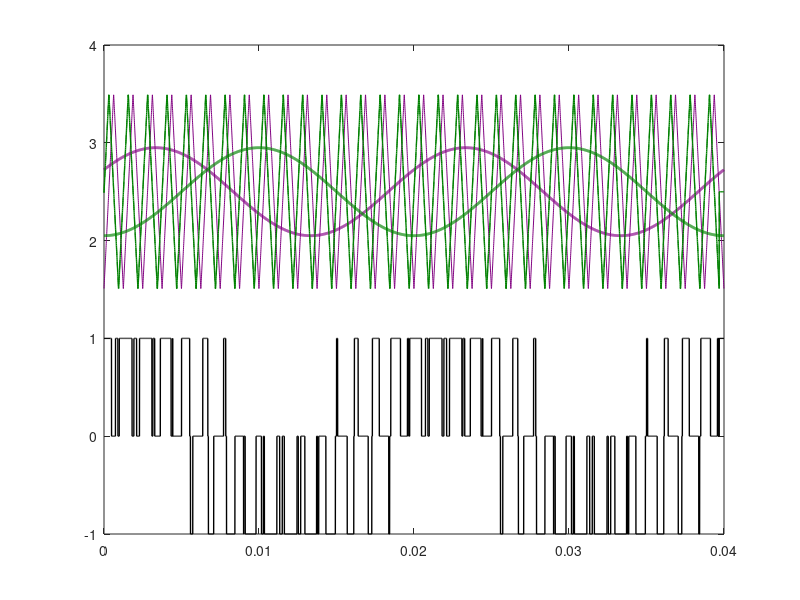

MATLAB code for this plot: (Note: this script raises an error after producing the figure.)
clear ;
clc;
tic;
%% Time array
ma = 0.90;
fout = 50; % Hz
fsw = 800; % Hz
Tstep = (1/fsw)/200; % s
Ts = Tstep; % s
Tfinal =2/fout ; % s
time_array = 0:Tstep:Tfinal-Tstep;
NumberofSteps = numel(time_array);
%Generate switching signals
The_c=0;
The_f=-pi/3;
phaseA=The_f+0;
phaseB=The_f-2*pi/3;
phaseC=The_f+2*pi/3;
VrefA = ma*cos(2*pi*fout*time_array+phaseA);
VrefB = ma*cos(2*pi*fout*time_array+phaseB);
VrefC = ma*cos(2*pi*fout*time_array+phaseC);
Vtriang = zeros(1, NumberofSteps);
for k = 1:Tfinal*fsw
   Triang_temp = triang(1/(Ts*fsw));
   Vtriang((length(Triang_temp)*(k-1)+1:k/(Tstep*fsw))) = (Triang_temp*2)-1;
end
%%
carrierPhA=0;
carrierPhB=90;
carrierPhC=0;
carA= round(carrierPhA/(fsw*Ts)/360);
if carA==0
    carA=1;
end
carB= round(carrierPhB/(fsw*Ts)/360);
if carB==0
    carB=1;
end
carC= round(carrierPhC/(fsw*Ts)/360);
if carC==0
    carC=1;
end

%%
VcarrierA = [ Vtriang(carA:end), zeros(1,carA-1)];
VcarrierB = [ Vtriang(carB:end), zeros(1,carB-1)];
VcarrierC = [ Vtriang(carC:end), zeros(1,carC-1)];

%%
SA = double(VrefA > VcarrierA);
SB = double(VrefB > VcarrierB);
SC = double(VrefC > VcarrierC);

VphaA = ma*cos(2*pi*fout*time_array+phaseA)/2;
VphaB = ma*cos(2*pi*fout*time_array+phaseB)/2;
VphaC = ma*cos(2*pi*fout*time_array+phaseC)/2;

%%
carrierPhA=carrierPhA*pi/180;
carrierPhB=carrierPhB*pi/180;
carrierPhC=carrierPhC*pi/180;
m=1; % carrier
n=2; % fundamental
mag_fsw=2*m*besselj(0,ma*pi/2)/pi;
Vfsw_A=(2*m*besselj(0,ma*pi/2)/pi)*cos(2*pi*fsw*time_array+carrierPhA);
Vfsw_B=(2*m*besselj(0,ma*pi/2)/pi)*cos(2*pi*fsw*time_array+carrierPhB);
Vfsw_C=(2*m*besselj(0,ma*pi/2)/pi)*cos(2*pi*fsw*time_array+carrierPhC);
%
VfswSL_A=2.*besselj(n,m*ma*pi/2)/(m*pi)*cos(2*pi*(fsw-2*fout)*time_array+carrierPhA-2*phaseA);
VfswSL_B=2.*besselj(n,m*ma*pi/2)/(m*pi)*cos(2*pi*(fsw-2*fout)*time_array+carrierPhB-2*phaseB);
VfswSL_C=2.*besselj(n,m*ma*pi/2)/(m*pi)*cos(2*pi*(fsw-2*fout)*time_array+carrierPhB-2*phaseC);
%
VfswSH_A=2.*besselj(n,m*ma*pi/2)/(m*pi)*cos(2*pi*(fsw+2*fout)*time_array+carrierPhA+2*phaseA);
VfswSH_B=2.*besselj(n,m*ma*pi/2)/(m*pi)*cos(2*pi*(fsw+2*fout)*time_array+carrierPhB+2*phaseB);
VfswSH_C=2.*besselj(n,m*ma*pi/2)/(m*pi)*cos(2*pi*(fsw+2*fout)*time_array+carrierPhB+2*phaseC);

%%


figure();
minus=2.5;
plot(time_array,VcarrierA+minus,'color',[0.5 0 0.5],'LineWidth',0.5)
hold on;
plot(time_array,VphaA+minus,'color',[0.5 0 0.5],'LineWidth',2)
hold on;
minus=2.5;
% plot(time_array,VcarrierB+minus,'color',[0 0.5 0],'LineWidth',0.5)
plot(time_array,VcarrierB+minus,'--','color',[0 0.5 0],'LineWidth',0.5)
plot(time_array,VcarrierB+minus,'color',[0 0.5 0],'LineWidth',1)
hold on;
plot(time_array,VphaB+minus,'color',[0 0.5 0],'LineWidth',2)
hold on;
plot(time_array,SA-SB,'color','k','LineWidth',1)
hold on;
yline(0,'LineWidth',0.5)
minus=-2;
plot(time_array,(VphaA-VphaB)+minus,'color','r','LineWidth',1)
hold on;
yline(minus,'LineWidth',0.5)
minus=-4;
plot(time_array,(Vfsw_A-Vfsw_B+VfswSL_A-VfswSL_B+VfswSH_A-VfswSH_B)+minus,'color','b','LineWidth',1);
yline(minus,'LineWidth',0.5)
set(gca,'xtick',[])
grid on;
grid minor;
set(gca,'ytick',[])

%%
figure1 = figure;
% Create axes
axes1 = axes('Parent',figure1);
hold(axes1,'on');
% Create plot
% plot(time_array,VcarrierA,'color',[0.5 0 0.5],'LineWidth',0.5)
plot(time_array,VcarrierB,'color',[0 0.5 0],'LineWidth',0.5)
box(axes1,'on');
hold(axes1,'off');
% Set the remaining axes properties
set(axes1,'XTickLabel','','YTickLabel','');
hold on;
%%
figure1 = figure;
% Create axes
axes1 = axes('Parent',figure1);
hold(axes1,'on');
% Create plot
% plot(time_array,VrefA,'color',[0.5 0 0.5],'LineWidth',0.5)
plot(time_array,VrefB,'color',[0 0.5 0],'LineWidth',0.5)
% plot(time_array,VrefC,'color',[0 0 0],'LineWidth',0.5)
box(axes1,'on');
hold(axes1,'off');
% Set the remaining axes properties
set(axes1,'XTickLabel','','YTickLabel','');
hold on;
%%
figure1 = figure;
% Create axes
axes1 = axes('Parent',figure1);
hold(axes1,'on');
% Create plot
% plot(time_array,SA-SB,'color',[0 0 0.5],'LineWidth',0.5)
% plot(time_array,SB-SC,'color',[0.5 0 0],'LineWidth',0.5)
% plot(time_array,SC-SA,'color',[0.5 0 0.5],'LineWidth',0.5)
% plot(time_array,(Vfsw_A-Vfsw_B+VfswSL_A-VfswSL_B+VfswSH_A-VfswSH_B),'color',[0 0 0.5],'LineWidth',0.5)
% plot(time_array,(VrefA+Vfsw_A-Vfsw_B+VfswSL_A-VfswSL_B+VfswSH_A-VfswSH_B),'color',[0.5 0 0.5],'LineWidth',0.5)
% plot(time_array,VrefB-(Vfsw_A-Vfsw_B+VfswSL_A-VfswSL_B+VfswSH_A-VfswSH_B),'color',[0 0.5 0],'LineWidth',0.5)
% plot(time_array,(VrefA+Vfsw_A-Vfsw_B+VfswSL_A-VfswSL_B+VfswSH_A-VfswSH_B),'color',[0.5 0 0.5],'LineWidth',0.5)
% yline(5,'color',[0 0.5 0],'LineWidth',2)
plot(time_array,10+0.1*(Vfsw_A-Vfsw_B+VfswSL_A-VfswSL_B+VfswSH_A-VfswSH_B),'color',[0.7 0 0],'LineWidth',0.5)
ylim([0 12])
box(axes1,'on');
hold(axes1,'off');
% Set the remaining axes properties
set(axes1,'XTickLabel','','YTickLabel','');
hold on;
